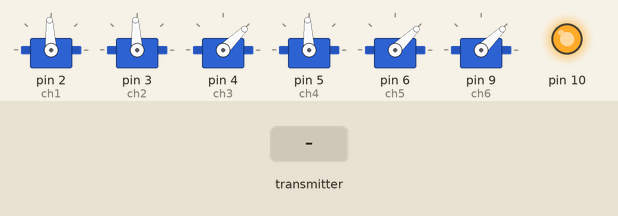
A sketch run on a simulated Arduino Uno, built with avr-gcc and run on an emulated ATmega328P. On the bench: 6 × servo, output pins drawn as LEDs (lit = HIGH). The test bench sets the inputs (shaded band). No radio packets arrive unless stated; what the sketch prints to the serial monitor is not drawn.

Above: at 1.2 s.
1.3 s: the transmitter starts sending roll = 0
At 2.1 s:
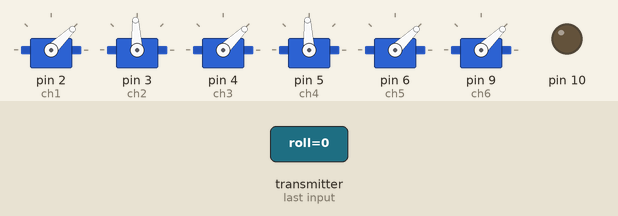
2.8 s: the transmitter starts sending pitch = 0
At 3.3 s:
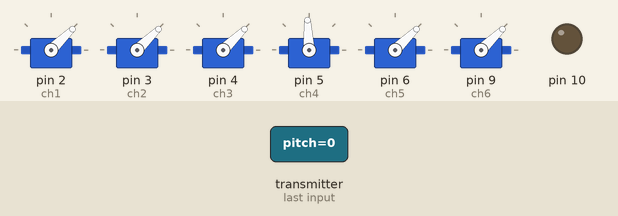
4.3 s: the transmitter starts sending yaw = 0
At 5.5 s:
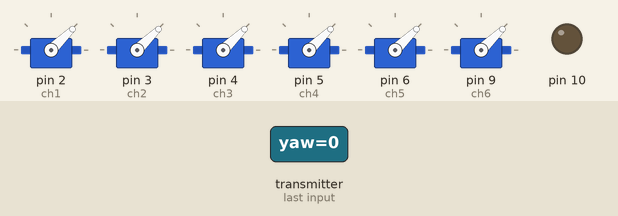
5.8 s: the transmitter starts sending pit = 128
At 6.7 s:
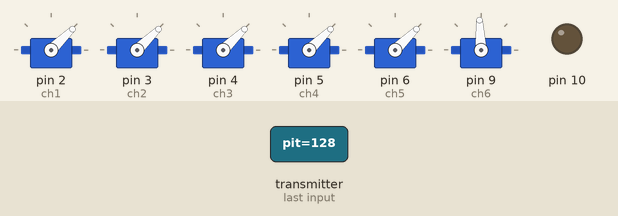
7.3 s: the transmitter starts sending throttle = 0
Timing chart, 0 to 10.3 s (numbered marks = the images above; inputs shaded):
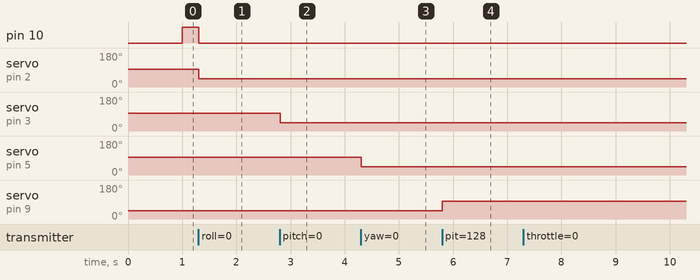

Measured:
- after the input at 1.3 s, pin 10: HIGH → LOW at once; servo on pin 2 (ch1): 93° → 44° at once
- after the input at 2.8 s, servo on pin 3 (ch2): 93° → 44° at once
- after the input at 4.3 s, servo on pin 5 (ch4): 93° → 44° at once
- after the input at 5.8 s, servo on pin 9 (ch6): 44° → 93° at once
- after the input at 7.3 s, every drawn part: stays the same

The sketch:

OPEN_receiver_SBUS.ino
```cpp
/* ArduinoProMini-6通道接收机+SBUS输出
 *     by Bilibili 蔡子CaiZi
 * 参考链接https://quadmeup.com/generate-s-bus-with-arduino-in-a-simple-way
S.Bus用11位编码每个RC通道
在内部，通道值映射为：
-100％= 173（相当于PWM伺服信号中的1000）
0％= 992（相当于PWM伺服信号中的1500）
100％= 1811（相当于PMW伺服信号中的2000）
串行端口必须配置为100000bps SERIAL_8E2（8位，偶数，2个停止位）
故障安全状态通过单个标志字节传输
一个S.Bus数据包占用25个字节
每9ms发送一帧（FASSTest 18CH模式）
*/
#define RC_CHANNEL_MIN 1000
#define RC_CHANNEL_MAX 2000
#define SBUS_MIN_OFFSET 173
#define SBUS_MID_OFFSET 992
#define SBUS_MAX_OFFSET 1811
#define SBUS_CHANNEL_NUMBER 16
#define SBUS_PACKET_LENGTH 25
#define SBUS_FRAME_HEADER 0x0f
#define SBUS_FRAME_FOOTER 0x00
#define SBUS_FRAME_FOOTER_V2 0x04
#define SBUS_STATE_FAILSAFE 0x08
#define SBUS_STATE_SIGNALLOSS 0x04
#define SBUS_UPDATE_RATE 4 //ms

#include <SPI.h>
#include <nRF24L01.h> // 安装RF24库
#include <RF24.h>
#include <Servo.h>
Servo ch1;
Servo ch2;
Servo ch3;
Servo ch4;
Servo ch5;
Servo ch6;
struct Signal {
  byte roll;
  byte pitch;
  byte throttle;
  byte yaw;
  byte gyr;
  byte pit;
};
Signal data; // 定义一个结构体，用来存储信号
const uint64_t pipeIn = 0xBBBBBBBBB; // 与发射端地址相同
RF24 radio(7, 8);     // SPI通信，引脚对应关系：CE ->7,CSN ->8
void ResetData()
{
  data.roll = 127;    // 横滚通道中心点（254/2 = 127）
  data.pitch = 127;   // 俯仰通道
  data.throttle = 0;  // 信号丢失时，关闭油门
  data.yaw = 127;     // 航向通道
  data.gyr = 0;       //第五通道
  data.pit = 0;       //第六通道
}
void sbusPreparePacket(uint8_t packet[], int channels[], bool isSignalLoss, bool isFailsafe){
    static int output[SBUS_CHANNEL_NUMBER] = {0};//这里一定要16个元素的数组，不然其他通道会干扰
    /*将chanel值1000-2000映射到SBUS协议的173-1811*/
    for (uint8_t i = 0; i < SBUS_CHANNEL_NUMBER; i++) {
        output[i] = map(channels[i], RC_CHANNEL_MIN, RC_CHANNEL_MAX, SBUS_MIN_OFFSET, SBUS_MAX_OFFSET);
    }

    uint8_t stateByte = 0x00;
    if (isSignalLoss) {
        stateByte |= SBUS_STATE_SIGNALLOSS; // 丢失信号标志
    }
    if (isFailsafe) {
        stateByte |= SBUS_STATE_FAILSAFE;   // 激活故障安全标志
    }
    packet[0] = SBUS_FRAME_HEADER; //SBUS头，0x0F
    packet[1] = (uint8_t) (output[0] & 0x07FF);
    packet[2] = (uint8_t) ((output[0] & 0x07FF)>>8 | (output[1] & 0x07FF)<<3);
    packet[3] = (uint8_t) ((output[1] & 0x07FF)>>5 | (output[2] & 0x07FF)<<6);
    packet[4] = (uint8_t) ((output[2] & 0x07FF)>>2);
    packet[5] = (uint8_t) ((output[2] & 0x07FF)>>10 | (output[3] & 0x07FF)<<1);
    packet[6] = (uint8_t) ((output[3] & 0x07FF)>>7 | (output[4] & 0x07FF)<<4);
    packet[7] = (uint8_t) ((output[4] & 0x07FF)>>4 | (output[5] & 0x07FF)<<7);
    packet[8] = (uint8_t) ((output[5] & 0x07FF)>>1);
    packet[9] = (uint8_t) ((output[5] & 0x07FF)>>9 | (output[6] & 0x07FF)<<2);
    packet[10] = (uint8_t) ((output[6] & 0x07FF)>>6 | (output[7] & 0x07FF)<<5);
    packet[11] = (uint8_t) ((output[7] & 0x07FF)>>3);
    packet[12] = (uint8_t) ((output[8] & 0x07FF));
    packet[13] = (uint8_t) ((output[8] & 0x07FF)>>8 | (output[9] & 0x07FF)<<3);
    packet[14] = (uint8_t) ((output[9] & 0x07FF)>>5 | (output[10] & 0x07FF)<<6);
    packet[15] = (uint8_t) ((output[10] & 0x07FF)>>2);
    packet[16] = (uint8_t) ((output[10] & 0x07FF)>>10 | (output[11] & 0x07FF)<<1);
    packet[17] = (uint8_t) ((output[11] & 0x07FF)>>7 | (output[12] & 0x07FF)<<4);
    packet[18] = (uint8_t) ((output[12] & 0x07FF)>>4 | (output[13] & 0x07FF)<<7);
    packet[19] = (uint8_t) ((output[13] & 0x07FF)>>1);
    packet[20] = (uint8_t) ((output[13] & 0x07FF)>>9 | (output[14] & 0x07FF)<<2);
    packet[21] = (uint8_t) ((output[14] & 0x07FF)>>6 | (output[15] & 0x07FF)<<5);
    packet[22] = (uint8_t) ((output[15] & 0x07FF)>>3);
    packet[23] = stateByte;         // 标志位
    packet[24] = SBUS_FRAME_FOOTER; // SBUS结束字节
}

uint8_t sbusPacket[SBUS_PACKET_LENGTH];// 25个字节的数据包
int rcChannels[SBUS_CHANNEL_NUMBER];   // 6通道信号，可以增加
uint32_t sbusTime = 0;
bool signalLoss = false;  // true时表示丢失信号

void setup() {
  //设置PWM信号输出引脚
  ch1.attach(2);
  ch2.attach(3);
  ch3.attach(4);
  ch4.attach(5);
  ch5.attach(6);
  ch6.attach(9);
  //配置NRF24L01模块
  ResetData();
  radio.begin();
  radio.openReadingPipe(1,pipeIn); // 与发射端地址相同
  radio.startListening(); // 接收模式
  pinMode(10,OUTPUT);     // LED推挽输出
  digitalWrite(10,HIGH);
  Serial.begin(100000, SERIAL_8E2); // 将串口波特率设为100000，数据位8，偶校验，停止位2
}
unsigned long lastRecvTime = 0;
void recvData()
{
  while ( radio.available() ) {
    radio.read(&data, sizeof(Signal)); // 接收数据
    lastRecvTime = millis();           // 当前时间ms
  }
}
void loop() {
  recvData();
  unsigned long now = millis();
  if ( now - lastRecvTime > 1000 ) {
    ResetData(); // 两次接收超过1s表示失去信号，输出reset值
    signalLoss = true;
//    Serial.print("无信号");
    digitalWrite(10,HIGH);
  }
  else{
    digitalWrite(10,LOW);
    }
  rcChannels[0] = map(data.roll,     0, 255, 1000, 2000);// 将0~255映射到1000~2000，即(1ms~2ms)/20ms的PWM输出
  rcChannels[1] = map(data.pitch,    0, 255, 1000, 2000);
  rcChannels[2] = map(data.throttle, 0, 255, 1000, 2000);
  rcChannels[3] = map(data.yaw,      0, 255, 1000, 2000);
  rcChannels[4] = map(data.gyr,      0, 255, 1000, 2000);
  rcChannels[5] = map(data.pit,      0, 255, 1000, 2000);
  for (uint8_t i = 6; i < 16; i++) {
        rcChannels[i] = 1500;
  }//未用到的通道全部置中
  uint32_t currentMillis = millis();
  if (currentMillis > sbusTime) {
      sbusPreparePacket(sbusPacket, rcChannels, signalLoss, false); // 6通道数值转换为SBUS数据包
      Serial.write(sbusPacket, SBUS_PACKET_LENGTH); // 将SBUS数据包通过串口TX0输出
      sbusTime = currentMillis + SBUS_UPDATE_RATE;
  }
  ch1.writeMicroseconds(rcChannels[0]);//写入us值，PWM输出
  ch2.writeMicroseconds(rcChannels[1]);
  ch3.writeMicroseconds(rcChannels[2]);
  ch4.writeMicroseconds(rcChannels[3]);
  ch5.writeMicroseconds(rcChannels[4]);
  ch6.writeMicroseconds(rcChannels[5]);
}
```
